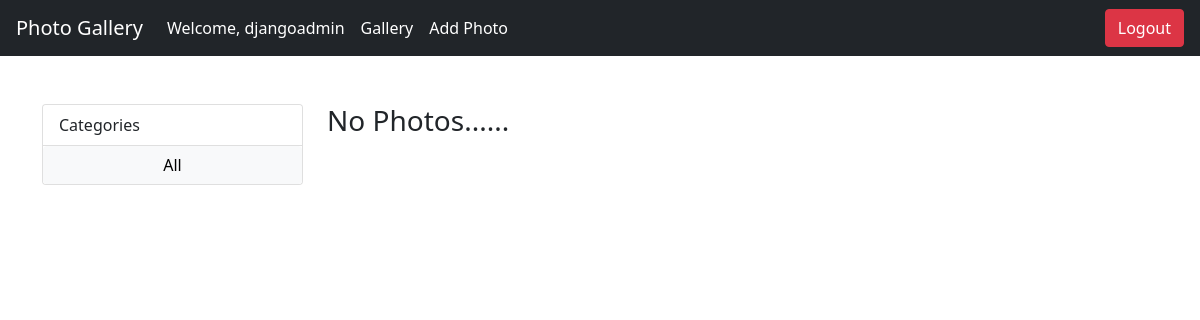
Before: /gallery/?category=Nature (signed in) with the older database file.
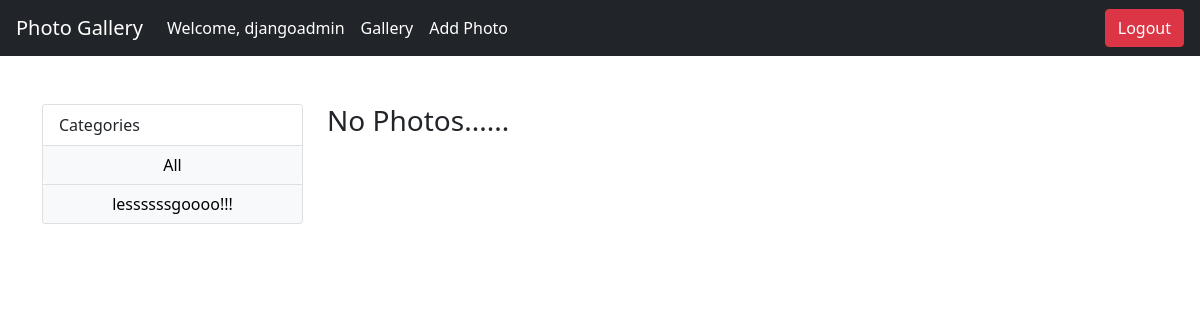
After: the same page with the newer database file.
### gallery/models.py (models this page shows, shortened)
class Category(models.Model):
    name = models.CharField(max_length=100, null = False, blank = False)
    user = models.ForeignKey(User, on_delete=models.SET_NULL, null=True)

### gallery/views.py (the view)
# urls.py: path('',include('gallery.urls')),
def gallery(request):
    category = request.GET.get('category')
    myphotos = Photo.objects.filter(user= request.user)
    if category == None:
        photos = myphotos
    else:
        photos = myphotos.filter(category__name=category)
    categories = Category.objects.filter(user=request.user)
    context = {
        "categories":categories,
        "photos":photos,
    }
    return render(request, 'gallery/photos.html',context)

### templates/gallery/photos.html (shortened to what this page needs)
{% extends "gallery/header.html" %}
{% block content %}
{% load crispy_forms_tags %}
<link href="https://cdn.jsdelivr.net/npm/bootstrap@5.1.3/dist/css/bootstrap.min.css" rel="stylesheet">
    <div class="container my-5">
        <div class="row">
            <div class="col-md-3">
                <div class="card" >
                    <ul class="list-group list-group-flush">
                        <li class="list-group-item " style="text-alignment:center;!important" >
                            Categories
                        </li>
                        <li class="list-group-item p-0">
                            <a href={%url 'gallery'%}?username={{username}}
                            style="text-decoration:none;width:100%;"
                            class="btn btn-light"
                            >All</a>
                        </li>
                        {%for category in categories%}
                        <li class="list-group-item p-0">
                            <a href={%url 'gallery'%}?category={{category.name}}
                             style="text-decoration:none; width:100%;"
                             class="btn btn-light">
                                {{category.name}}
                            </a>
                        </li>
                        {%endfor%}
                    </ul>
                </div>
            </div>
            <div class="col-md-9">
                <div class="row">
                    {%for photo in photos%}
                    <div class="col-md-4 " >
                        <div class="card my-2" >
                            <img src={{photo.image.url}} class="card-img-top" alt="#">
                            <div class="card-body">
                                <p>Category:{{photo.category.name}}</p>
                            </div>
                            <a href={%url 'viewphoto' photo.id%} class="btn btn-outline-dark btn-sm- m-1">
                                View
                            </a>
                        </div>
                    </div>
                    {%empty%}
                    <h3>No Photos......</h3>
                    {% endfor %}
                </div>
            </div>
        </div>
    </div>
   {% endblock %}

Changed rows visible on the page:
added Category: name "lessssssgoooo!!!"
